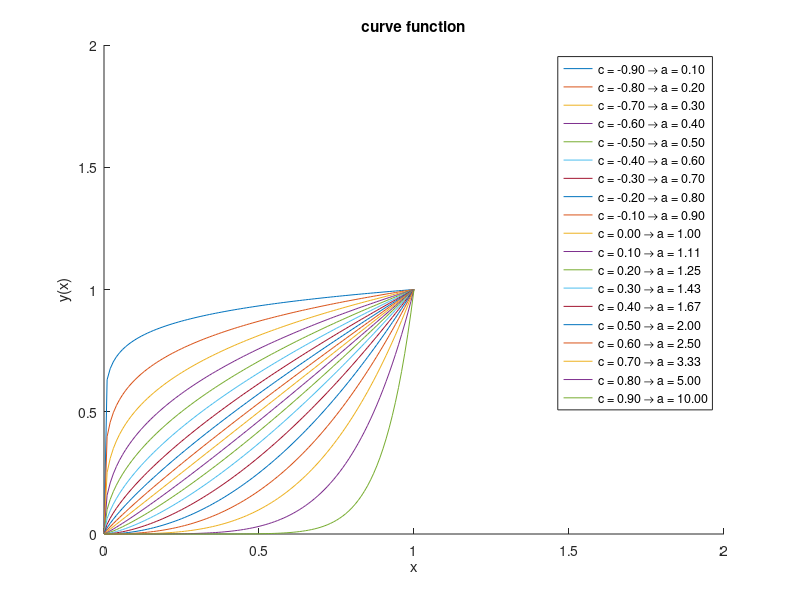

Write MATLAB code to recreate this figure.
close all
clear
clc

N = 1;
n = (0:0.01:N); 
c = (-0.9:0.1:0.9);

%-----plot    
figure
hold on
ylabel('y(x)')
xlabel('x')

TitleString = sprintf('curve function');
title(TitleString);

xlim([0 2]);
ylim([0 2]);

%{
c1 = (0.:0.1:0.9);
for i=1:numel(c1)
    y1 = n.^(1./(1.-c1(i)));
    plot(n,y1) 
end

c2 = (-0.9:0.1:0.);
for i=1:numel(c2)
    y2 = n.^(1.+c2(i));
    plot(n,y2) 
end
%}

LegendString = cell(1,numel(c));
for i=1:numel(c)
    sigc = sign(c(i));
    a = (1-c(i)*sigc).^(-sigc);
    y = n.^(a);
    plot(n,y)
    LegendString{i} = sprintf('c = %3.2f → a = %3.2f', c(i), a);
end
legend(LegendString,'Location','best')
hold off
